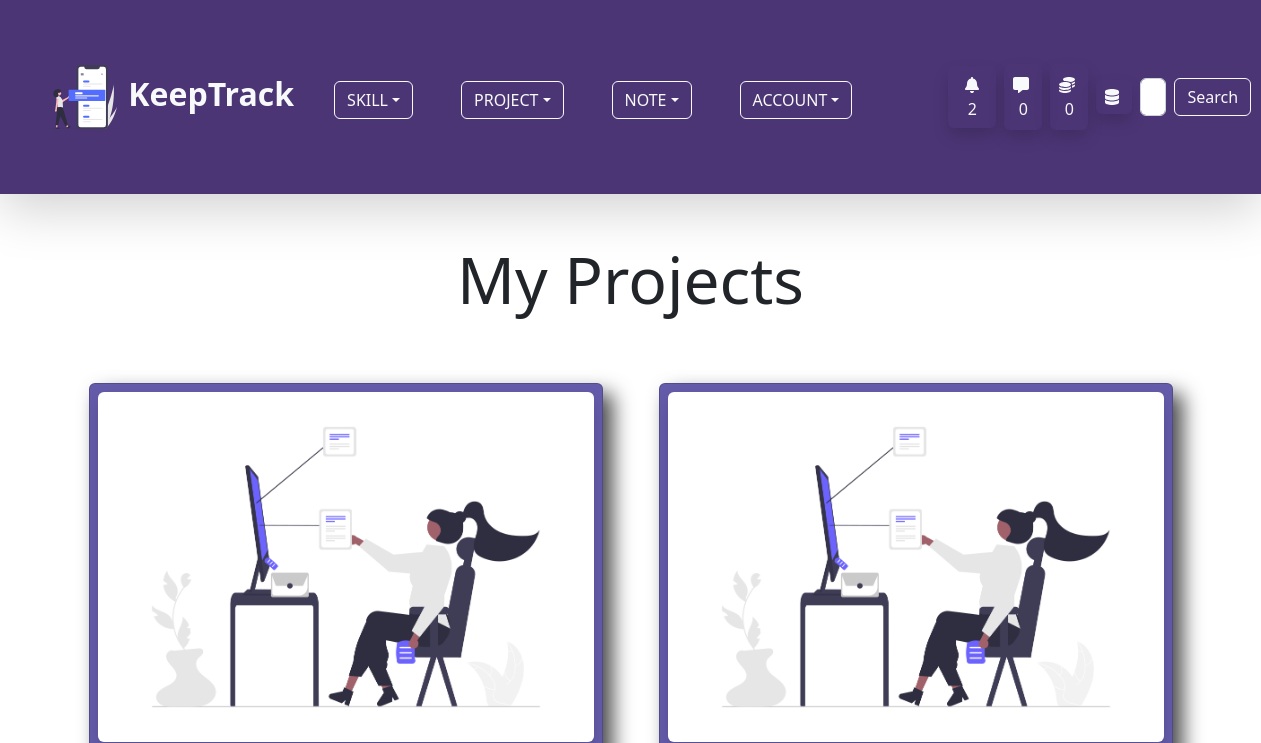
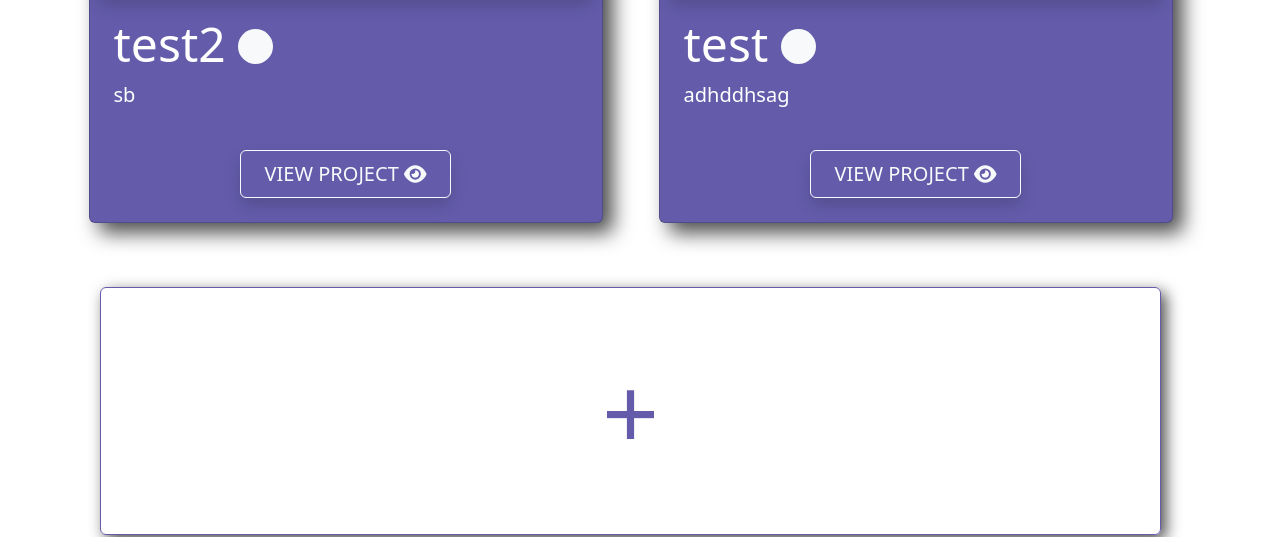
The page /project/ (signed in, upper part) on the database as committed earlier (2 pictures, top to bottom).
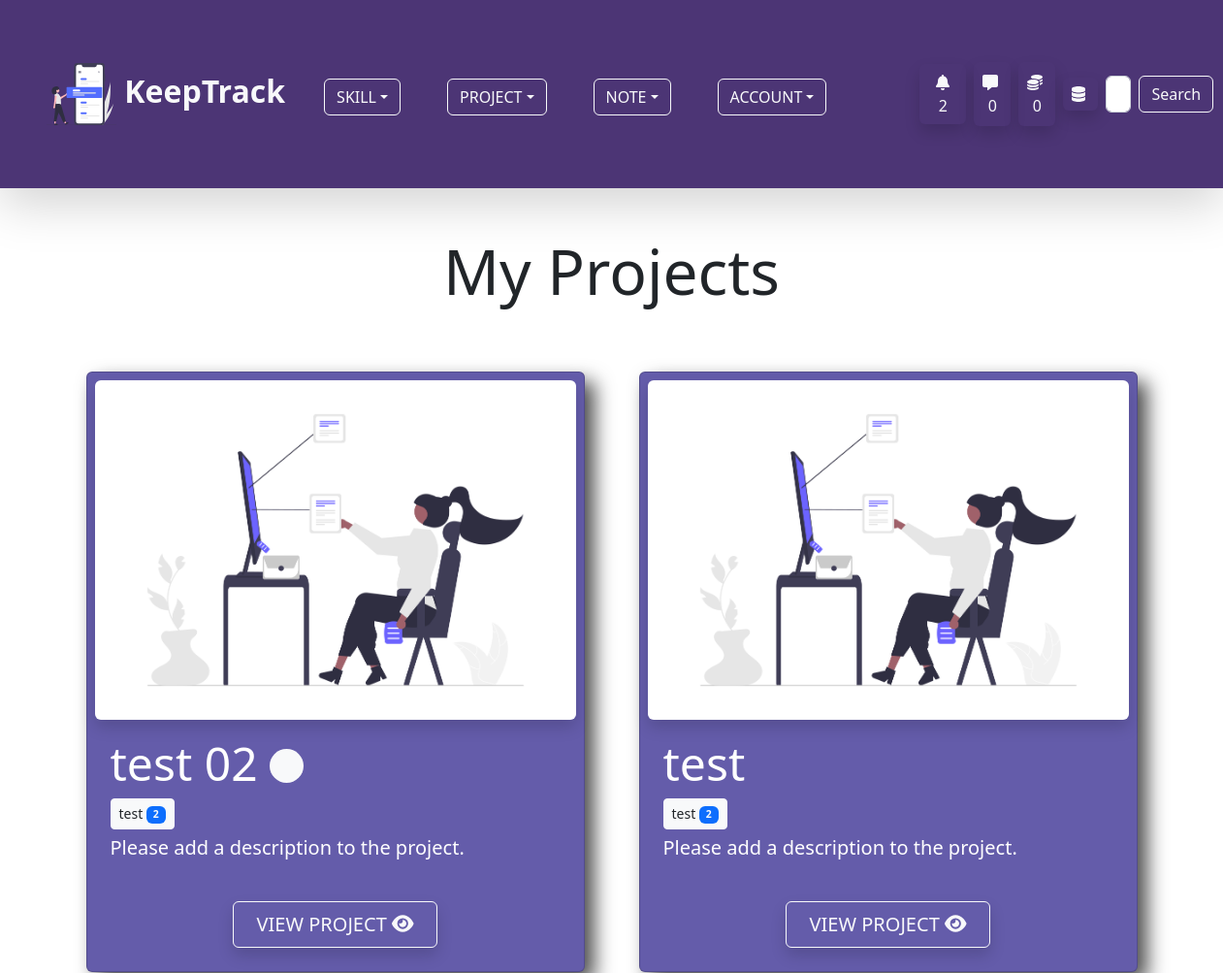
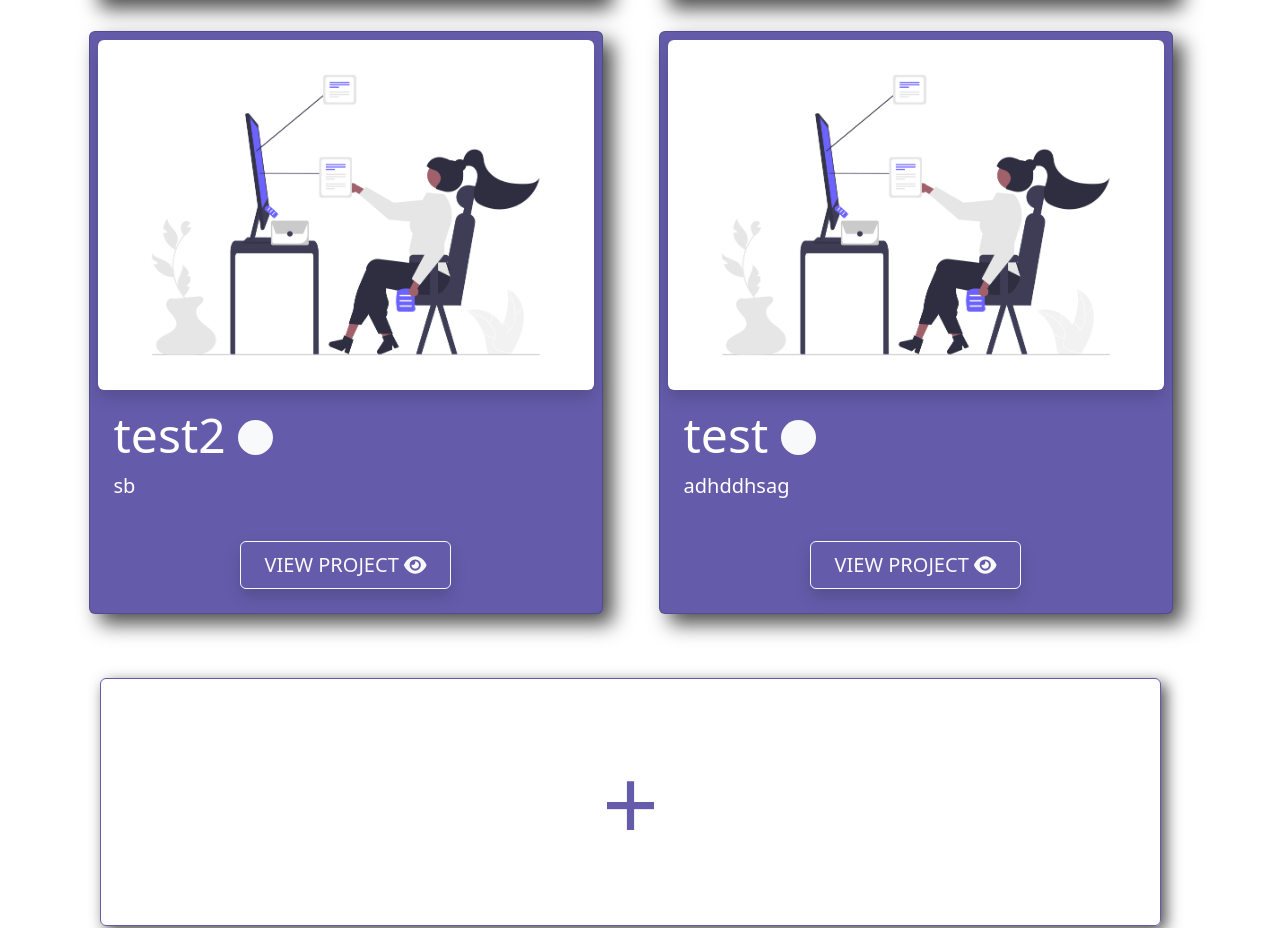
The same page on the database as committed later (2 pictures, top to bottom).
### project/models.py (models this page shows, shortened)
class Project(models.Model):
    owner = models.ForeignKey(Profile, on_delete=models.CASCADE,null=True,blank=True)
    skill = GenericRelation(SkillObj)
    note = GenericRelation(Note)
    title = models.CharField(max_length = 255)
    description = models.TextField(max_length=500, null=True, blank=True)
    created_at = models.DateTimeField(auto_now_add=True)
    updated_at = models.DateTimeField(auto_now = True)
    live_link = models.URLField(blank=True, null=True, max_length=500)
    code_link = models.URLField(blank=True, null=True, max_length=500)
    project_state = models.BooleanField(default=False)
    project_image = models.ImageField(null=True, blank =True, upload_to='keeptrack/images/')
    class Meta:
        ordering = ['-created_at']

### skill/models.py (models this page shows, shortened)
class SkillObj(models.Model):
    content_type = models.ForeignKey(ContentType, null=True, on_delete=models.CASCADE)
    object_id = models.IntegerField()
    content_object = GenericForeignKey()
    skill = models.ForeignKey(Skill, on_delete=models.CASCADE)
    created_at = models.DateTimeField(auto_now_add=True)

class Skill(models.Model):
    SKILL_TYPE_CHOICES = (
        ('Programming Language','Programming Language'),
        ('Database','Database'),
        ('Hosting Platform','Hosting Platform'),
        ('Coding Utility','Coding Utility'),
        ('Frontend Framework','Frontend Framework'),
        ('Backend Framework','Backend Framework'),
        ('Machine Learning Tool','Machine Learning Tool'),
        ('Data Science Tool','Data Science Tool'),
        ('Artificial Intelligence Tool','Artificial Intelligence Tool')
    )
    skill_type = models.CharField(max_length=200,choices=SKILL_TYPE_CHOICES,null=True,blank=True)
    note = GenericRelation(Note)
    owner = models.ForeignKey(Profile, on_delete=models.CASCADE,null=True,blank=True,default="Coding Utility")
    title = models.CharField(max_length=255)
    description = models.TextField(max_length=500,null=True,blank=True)
    skill_level = models.IntegerField(default=1)
    current_point = models.IntegerField(default=0)
    learning = models.BooleanField(default=True)
    started_learning = models.DateField(null=True,blank=True,auto_now_add=True)
    class Meta:
        ordering = ['-skill_level','-current_point']

### project/views.py (the view)
# urls.py: path('',views.project_page,name='project-page'),
@login_required(login_url='login-page')
def project_page(request):
    profile = request.user.profile
    queryset = profile.project_set.all()
    context = {
        'queryset':list(queryset),
    }
    return render(request,"project/project_page.html",context)

### project/templates/project/project_page.html
{% extends 'base.html' %}
{% load static %}
{% block content %}
<div class="container">
    <h3 class="mb-5 display-3 text-center">My Projects</h3>
    <div class="row">
{% if queryset %}
        {% for project in queryset %}
        <div class="col col-12 col-md-6">
            <div class="card p-2 mx-3 my-3" id="project-page-card">
                {% if project.project_image %}
                <img src="{{ project.project_image.url }}" class="img-fluid w-100 shadow rounded" id="project-image-h"
                    alt="Project Image" />
                {% else %}
                <img src="{% static 'images/default_project.png' %}" class="img-fluid w-100 shadow rounded"
                    id="project-image-h" alt="Project Image" />
                {% endif %}
                <div class="card-body text-white">
                    <h1 class="card-title display-5">{{ project.title }}
                        {% if project.project_state != True %}
                        <span class="fs-1"><i class="fas fa-circle fa-sm fa-fade text-light"></i></span>
                        {% endif %}
                    </h1>
                    {% for skill in project.skill.all %}
                    <a href="{% url 'single-skill-page' skill.skill.id %}" class="btn btn-sm btn-light text-dark mb-1">
                        {{ skill.skill.title }}
                        <span class="badge bg-primary text-light">{{ skill.skill.skill_level }}</span>
                    </a>
                    {% endfor %}
                    {% if project.description %}
                    <p class="lead"> {{ project.description }}</p>
                    {% else %}
                    <p class="lead">Please add a description to the project.</p>
                    {% endif %}
                    <div class="text-center"><a href="{% url 'single-project-page' project.id %}"
                            class="btn btn-outline-light py-2 px-4 fs-5 mt-4 shadow">VIEW PROJECT
                            <span><i class="fas fa-eye"></i></span>
                        </a></div>
                </div>
            </div>
        </div>
        {% endfor %}
        {% else %}
        <p class="lead text-center">You do not have any project yet.</p>
        {% endif %}
    </div>
    <div class="col col-12">
        <a href="{% url 'project-form-page-create' %}?page=create" class="btn p-5 my-5" id="project-page-btn">+</a>
    </div>
</div>
{% endblock %}

Rows that differ between the two databases and show on the page:
added Project: title "test 02", project_state False (drawn), description "Please add a description to the project."
added SkillObj: skill "test", skill.skill_level "2", shown under "test 02"
added Project: title "test", description "Please add a description to the project."
added SkillObj: skill "test", skill.skill_level "2"
